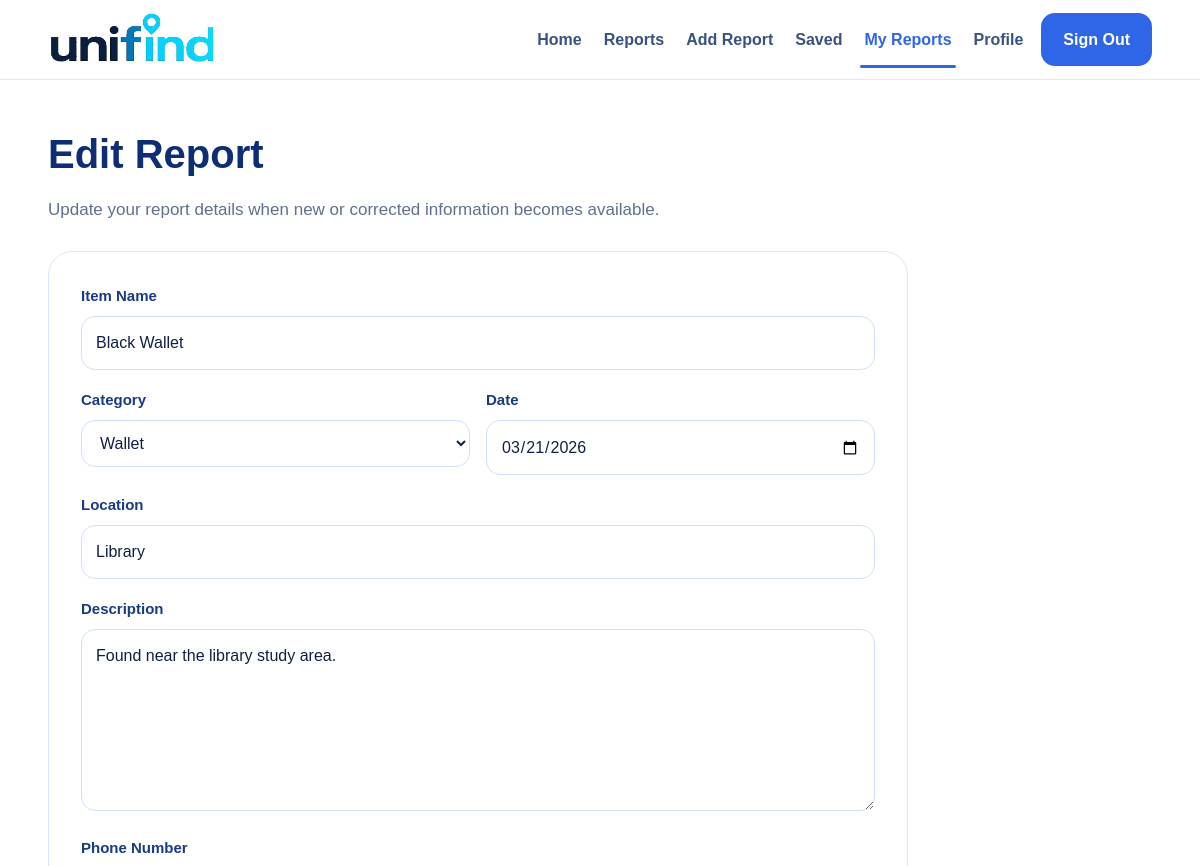
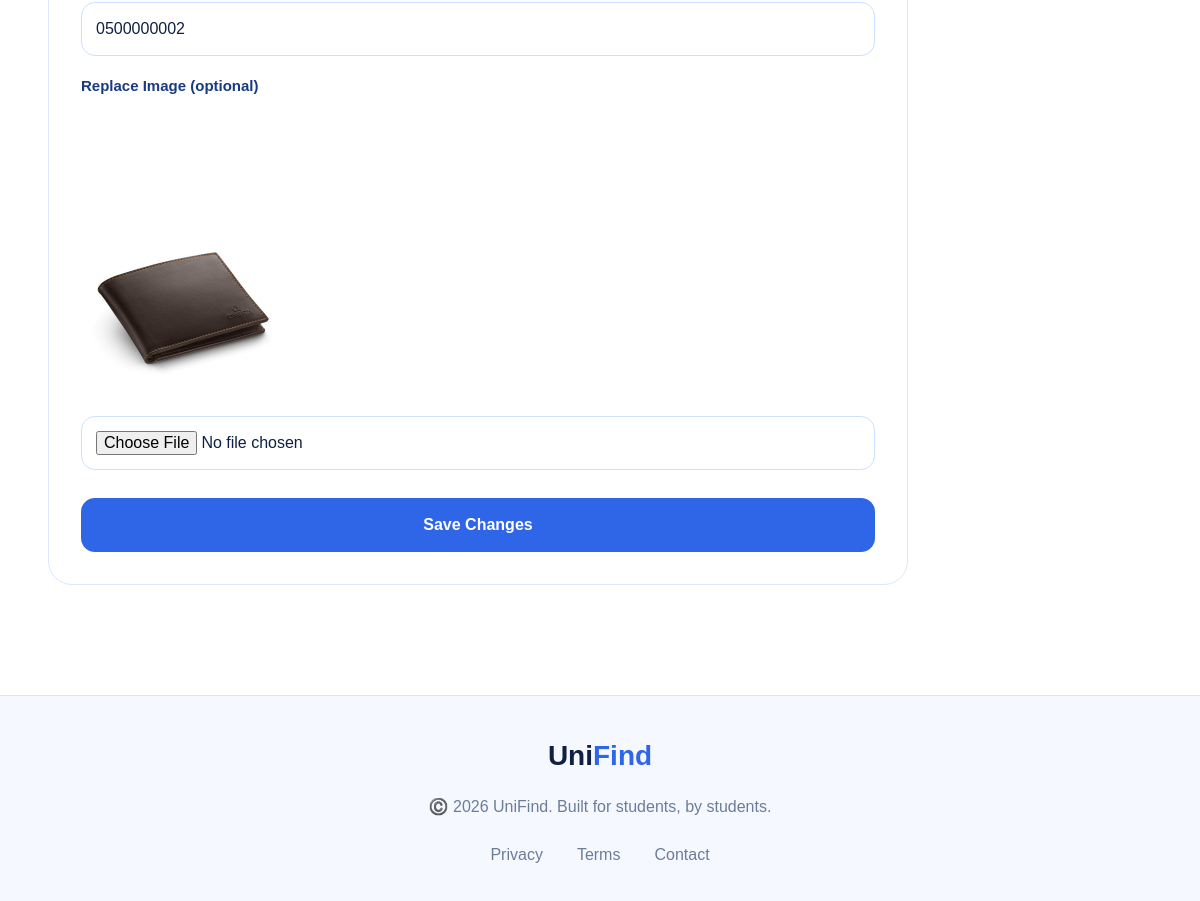
The app's page /edit-report.php?id=1 (signed in) with its own data (2 pictures, top to bottom).
### tables this page shows
CREATE TABLE `reports` (
  `reportID` int(11) NOT NULL,
  `item_name` varchar(100) NOT NULL,
  `description` text,
  `date` date NOT NULL,
  `location` varchar(150) DEFAULT NULL,
  `imageURL` varchar(255) NOT NULL,
  `phone` varchar(15) NOT NULL,
  `userID` int(11) NOT NULL,
  `catID` int(11) NOT NULL,
  `adminID` int(11) DEFAULT NULL
);

### edit-report.php (the view, shortened to what this page needs)
<?php
include 'db.php';
$userID = $_SESSION['userID'];
$reportID = intval($_GET['id'] ?? 0);
$stmt = $conn->prepare("
    SELECT r.*, c.catName
    FROM reports r
    JOIN categories c ON r.catID = c.catID
    WHERE r.reportID = ? AND r.userID = ?
");
$stmt->bind_param("ii", $reportID, $userID);
$stmt->execute();
$res = $stmt->get_result();
$report = $res->fetch_assoc();
$displayItemName = $_POST['itemName'] ?? $report['item_name'];
$displayCategory = $_POST['category'] ?? $report['catName'];
$displayDate = $_POST['reportDate'] ?? $report['date'];
$displayLocation = $_POST['location'] ?? $report['location'];
$displayDescription = $_POST['description'] ?? $report['description'];
$displayPhone = $_POST['phone'] ?? $report['phone'];
?>
<!doctype html>
<html lang="en">
  <head>
    <link rel="stylesheet" href="styles.css" />
  </head>
  <body data-page="edit-report">
    <header class="main-header">
      <div class="container navbar">
        <a href="index.php" class="logo">
          <img src="images/logo.jpeg" alt="Unified Logo" class="logo-rect" />
        </a>
        <nav class="nav-links nav-links-full">
          <a href="index.php" class="nav-link-text">Home</a>
          <a href="reports.php" class="nav-link-text">Reports</a>
          <a href="add-report.php" class="nav-link-text">Add Report</a>
          <a href="saved.php" class="nav-link-text">Saved</a>
          <a href="my-reports.php" class="nav-link-text active-link">My Reports</a>
          <a href="profile.php" class="nav-link-text">Profile</a>
          <a href="logout.php" class="nav-btn primary-btn">Sign Out</a>
        </nav>
      </div>
    </header>
    <main class="form-page">
      <div class="container">
        <div class="page-heading">
          <h1>Edit Report</h1>
          <p>Update your report details when new or corrected information becomes available.</p>
        </div>
        <div class="form-card form-card-wide">
          <form method="POST" enctype="multipart/form-data">
            <div class="form-group">
              <label>Item Name</label>
              <input
                type="text"
                name="itemName"
                value="<?php echo htmlspecialchars($displayItemName); ?>"
                required
              />
            </div>
            <div class="form-row two-columns">
              <div class="form-group">
                <label>Category</label>
                <select name="category" required>
                  <?php
                  $cats = ["ID Card","Phone","Wallet","Keys","Bag","Other"];
                  foreach ($cats as $c) {
                      $sel = ($c === $displayCategory) ? "selected" : "";
                      echo "<option value=\"$c\" $sel>$c</option>";
                  }
                  ?>
                </select>
              </div>
              <div class="form-group">
                <label>Date</label>
                <input
                  type="date"
                  name="reportDate"
                  value="<?php echo htmlspecialchars($displayDate); ?>"
                  required
                />
              </div>
            </div>
            <div class="form-group">
              <label>Location</label>
              <input
                type="text"
                name="location"
                value="<?php echo htmlspecialchars($displayLocation); ?>"
                required
              />
            </div>
            <div class="form-group">
              <label>Description</label>
              <textarea name="description" rows="6" required><?php echo htmlspecialchars($displayDescription); ?></textarea>
            </div>
            <div class="form-group">
              <label>Phone Number</label>
              <input
                type="text"
                name="phone"
                value="<?php echo htmlspecialchars($displayPhone); ?>"
                required
              />
            </div>
            <div class="form-group">
              <label>Replace Image (optional)</label><br />
              <img
                src="<?php echo htmlspecialchars($report['imageURL']); ?>"
                alt="Current image"
                style="max-width:200px;margin-bottom:10px;border-radius:10px;"
              />
              <input type="file" name="image" accept="image/*" />
            </div>
            <button type="submit" class="primary-btn form-btn">Save Changes</button>
          </form>
        </div>
      </div>
    </main>
    <footer class="site-footer clean-footer">
      <div class="container clean-footer-content">
        <h3>
          <span class="footer-dark">Uni</span><span class="footer-blue">Find</span>
        </h3>
        <p>©️ 2026 UniFind. Built for students, by students.</p>
        <div class="clean-footer-links">
          <a href="#">Privacy</a>
          <a href="#">Terms</a>
          <a href="#">Contact</a>
        </div>
      </div>
    </footer>
  </body>
</html>

### styles.css (style rules this page uses)
* { box-sizing: border-box; }
html { scroll-behavior: smooth; }
body { margin: 0; font-family: Arial, sans-serif; background: #ffffff; color: #102043; line-height: 1.6; }
a { text-decoration: none; color: inherit; }
img { display: block; max-width: 100%; }
button, input, select, textarea { font: inherit; }
.container { width: min(1120px, 92%); margin: 0 auto; }
.main-header { background: #ffffff; border-bottom: 1px solid #dbe7ff; position: sticky; top: 0; z-index: 1000; }
.navbar { min-height: 78px; display: flex; align-items: center; justify-content: space-between; gap: 20px; padding: 12px 0; }
.nav-links { display: flex; align-items: center; gap: 14px; flex-wrap: wrap; }
.nav-links-full { justify-content: flex-end; }
.page-heading { margin-bottom: 28px; }
.page-heading h1 { margin: 0 0 10px; font-size: 40px; color: #0d2d75; font-weight: 800; }
.page-heading p { margin: 0; color: #5f7090; font-size: 17px; max-width: 760px; }
.auth-page, .form-page, .reports-page, .details-page, .admin-page { padding: 42px 0 60px; }
.logo { display: flex; align-items: center; gap: 14px; }
.primary-btn, .secondary-btn, .nav-btn, .form-btn, .card-btn { border: none; border-radius: 14px; padding: 12px 20px; cursor: pointer; display: inline-flex; align-items: center; justify-content: center; font-weight: 700; transition: 0.2s ease; }
.primary-btn { background: #2f66e7; color: #ffffff; }
.nav-btn { min-width: 100px; }
.form-btn { width: 100%; margin-top: 10px; }
.nav-link-text { color: #39527f; font-weight: 600; padding: 8px 4px; position: relative; }
.active-link { color: #2f66e7; }
.active-link::after { content: ""; position: absolute; right: 0; left: 0; bottom: -8px; height: 3px; border-radius: 999px; background: #2f66e7; }
.info-card, .landing-card, .feature-item, .feature-card, .admin-card, .form-card, .report-card, .details-card, .filters-box, .cta-box { background: #ffffff; border: 1px solid #dbe7ff; border-radius: 24px; }
.auth-card, .form-card { background: #ffffff; border: 1px solid #dbe7ff; border-radius: 24px; padding: 32px; width: 100%; }
.form-card { max-width: 580px; }
.form-card-wide { max-width: 860px; }
.form-group { margin-bottom: 18px; }
.form-row { width: 100%; }
.two-columns { display: grid; grid-template-columns: 1fr 1fr; gap: 16px; }
label { display: block; margin-bottom: 8px; color: #183b82; font-weight: 700; font-size: 15px; }
input, select, textarea { width: 100%; border: 1px solid #cfe0ff; background: #ffffff; color: #102043; border-radius: 14px; padding: 13px 14px; outline: none; transition: 0.2s ease; }
input::placeholder, textarea::placeholder { color: #93a1ba; }
textarea { resize: vertical; min-height: 120px; }
.primary-btn, .nav-btn.primary-btn { background: #2f66e7; color: #ffffff; border: 2px solid #2f66e7; }
.site-footer { margin-top: 40px; border-top: 1px solid #dbe7ff; background: #ffffff; }
.clean-footer { background: #ffffff; border-top: 1px solid #dbe7ff; margin-top: 50px; }
.clean-footer-content { text-align: center; padding: 38px 0 34px; }
.clean-footer-content h3 { margin: 0 0 16px; font-size: 28px; font-weight: 800; }
.footer-dark { color: #102043; }
.footer-blue { color: #2f66e7; }
.clean-footer-content p { margin: 0 0 22px; color: #6c7d99; font-size: 16px; }
.clean-footer-links { display: flex; justify-content: center; gap: 34px; flex-wrap: wrap; }
.clean-footer-links a { color: #6c7d99; font-size: 16px; font-weight: 500; }
.clean-footer { background: #f5f8ff; border-top: 1px solid #d6e3ff; margin-top: 50px; }
.logo-rect { height: 55px; width: auto; object-fit: contain; display: block; }

### records on screen
reports: itemName "Black Wallet", reportDate "03/21/2026", location "Library", description "Found near the library study area.", phone "0500000002", imageURL (picture)

### other values on screen
form field category "Wallet"
